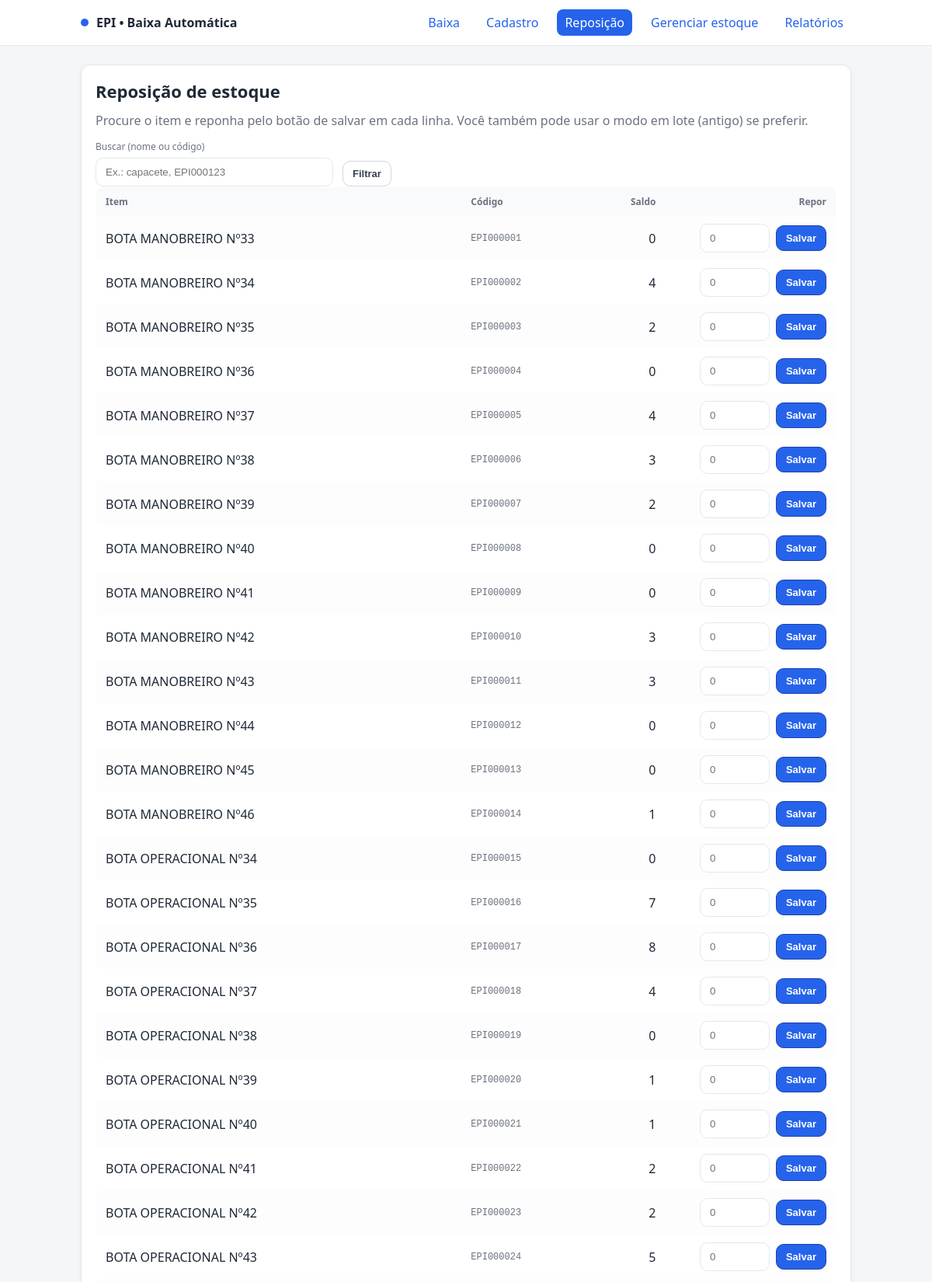
/repor (upper part), run on the app's committed database.
### tables this page shows
CREATE TABLE itens (
                id INTEGER PRIMARY KEY AUTOINCREMENT,
                nome TEXT NOT NULL,
                codigo TEXT UNIQUE NOT NULL,
                saldo INTEGER NOT NULL
            );

### app_epi.py (the view, shortened to what this page needs)
@app.route("/repor", methods=["GET", "POST"])
@login_required_for(methods=("POST",))
def repor():
    conn = get_db_connection()
    cur = conn.cursor()
    q = (request.args.get("q") or "").strip()
    if q:
        like = f"%{q}%"
        cur.execute("""
            SELECT * FROM itens
            WHERE nome LIKE ? OR codigo LIKE ?
            ORDER BY nome
        """, (like, like))
    else:
        cur.execute("SELECT * FROM itens ORDER BY nome")
    itens = cur.fetchall()
    conn.close()
    return render_template("repor.html", itens=itens, q=q)

### app_epi.py (called while the page is built)
def login_required_for(methods=("POST",)):
    methods = set(m.upper() for m in methods)
    def deco(view):
        @wraps(view)
        def wrapped(*args, **kwargs):
            if request.method.upper() in methods and not session.get("user"):
                session["next_url"] = request.full_path if request.query_string else request.path
                return redirect(url_for("login"))
            return view(*args, **kwargs)
        return wrapped
    return deco

def get_db_connection():
    conn = sqlite3.connect('estoque.db')
    conn.row_factory = sqlite3.Row
    conn.execute("PRAGMA foreign_keys = ON")
    return conn

### templates/repor.html (shortened to what this page needs)
{% extends "base.html" %}
{% block content %}
<h1>Reposição de estoque</h1>
<p class="page-sub muted">Procure o item e reponha pelo botão de salvar em cada linha. Você também pode usar o modo em lote (antigo) se preferir.</p>
<form method="GET" class="form-line" id="form-repor-busca" autocomplete="off">
  <div>
    <label for="q">Buscar (nome ou código)</label>
    <input class="input" type="text" id="q" name="q" value="{{ q or '' }}" placeholder="Ex.: capacete, EPI000123">
  </div>
  <div class="form-actions">
    <button class="btn outline" type="submit">Filtrar</button>
  </div>
</form>
<table class="table">
  <thead>
    <tr>
      <th>Item</th>
      <th>Código</th>
      <th style="text-align:right">Saldo</th>
      <th style="width: 220px; text-align:right">Repor</th>
    </tr>
  </thead>
  <tbody>
    {% for it in itens %}
    <tr>
      <td class="nome-item">{{ it.nome }}</td>
      <td class="small codigo-item">{{ it.codigo }}</td>
      <td style="text-align:right">{{ it.saldo }}</td>
      <td style="text-align:right">
        <form method="POST" class="actions-inline" style="justify-content:flex-end;">
          <input class="input" type="number" name="qtd" min="1" step="1" placeholder="0" style="width: 90px;">
          <button class="btn primary" type="submit">Salvar</button>
        </form>
      </td>
    </tr>
    {% endfor %}
  </tbody>
</table>
{% endblock %}

### static/style.css (style rules this page uses)
:root { --bg: #f5f6fa; --card: #ffffff; --muted: #6b7280; --text: #1f2937; --accent: #2563eb; --accent-2: #4f46e5; --danger: #dc2626; --success: #16a34a; --border: #e5e7eb; --radius: 12px; --line:#eef0f3; --zebra:#fafbff; --hover:#f0f6ff; --blue:#2563eb; --blue-2:#1d4ed8; --blue-3:#1e40af; --red:#ef4444; --red-2:#b91c1c; --red-bg:#fee2e2; --green:#10b981; --amber:#f59e0b; }
* { box-sizing: border-box; }
html, body { height: 100%; }
body { margin: 0; font-family: system-ui, -apple-system, Segoe UI, Roboto; background: var(--bg); color: var(--text); }
h1 { font-size:22px; margin:0 0 12px; }
p.muted { color: var(--muted); margin:6px 0 14px; }
.small { font-size:12px; color: var(--muted); }
.page-sub { margin:0 0 16px 0; }
label { font-size:12px; color: var(--muted); margin-bottom:6px; display:block; }
.input, input[type="text"], input[type="number"], select, textarea { width:100%; background:#fff; color:var(--text); border:1px solid var(--border); border-radius:10px; padding:10px 12px; outline:none; }
.btn { display:inline-flex; align-items:center; justify-content:center; gap:6px; padding:8px 12px; border-radius:10px; border:1px solid transparent; cursor:pointer; text-decoration:none; font-weight:600; font-size:13px; background:#fff; color:#374151; }
.btn.primary { background:#2563eb; border-color:#1e40af; color:#fff; }
.btn.outline { background:#fff; border-color:#d1d5db; color:#374151; }
.table { width:100%; border-collapse:collapse; overflow:hidden; border-radius:8px; border:1px solid var(--border); }
.table th, .table td { padding:10px 12px; text-align:left; }
.table thead th { font-size:12px; color:var(--muted); background:#f9fafb; }
.table tbody tr { background:#fff; }
.table tbody tr:nth-child(odd) { background:#fdfdfd; }
.table td:last-child { text-align:right; }
.nome-item { font-weight:500; }
.codigo-item { font-family: ui-monospace, SFMono-Regular, Menlo, Consolas, "Liberation Mono", monospace; color:#6b7280; }
.actions-inline { display:inline-flex; gap:8px; align-items:center; justify-content:flex-end; }
.form-line { display:grid; grid-template-columns:1fr 1fr 1fr auto; gap:12px; align-items:end; }

### data on the page
itens: nome "BOTA MANOBREIRO Nº33", codigo "EPI000001", saldo "0"
itens: nome "BOTA MANOBREIRO Nº34", codigo "EPI000002", saldo "4"
itens: nome "BOTA MANOBREIRO Nº35", codigo "EPI000003", saldo "2"
itens: nome "BOTA MANOBREIRO Nº36", codigo "EPI000004", saldo "0"
itens: nome "BOTA MANOBREIRO Nº37", codigo "EPI000005", saldo "4"
itens: nome "BOTA MANOBREIRO Nº38", codigo "EPI000006", saldo "3"
itens: nome "BOTA MANOBREIRO Nº39", codigo "EPI000007", saldo "2"
itens: nome "BOTA MANOBREIRO Nº40", codigo "EPI000008", saldo "0"
itens: nome "BOTA MANOBREIRO Nº41", codigo "EPI000009", saldo "0"
itens: nome "BOTA MANOBREIRO Nº42", codigo "EPI000010", saldo "3"
itens: nome "BOTA MANOBREIRO Nº43", codigo "EPI000011", saldo "3"
itens: nome "BOTA MANOBREIRO Nº44", codigo "EPI000012", saldo "0"
itens: nome "BOTA MANOBREIRO Nº45", codigo "EPI000013", saldo "0"
itens: nome "BOTA MANOBREIRO Nº46", codigo "EPI000014", saldo "1"
itens: nome "BOTA OPERACIONAL Nº34", codigo "EPI000015", saldo "0"
itens: nome "BOTA OPERACIONAL Nº35", codigo "EPI000016", saldo "7"
itens: nome "BOTA OPERACIONAL Nº36", codigo "EPI000017", saldo "8"
itens: nome "BOTA OPERACIONAL Nº37", codigo "EPI000018", saldo "4"
itens: nome "BOTA OPERACIONAL Nº38", codigo "EPI000019", saldo "0"
itens: nome "BOTA OPERACIONAL Nº39", codigo "EPI000020", saldo "1"
itens: nome "BOTA OPERACIONAL Nº40", codigo "EPI000021", saldo "1"
itens: nome "BOTA OPERACIONAL Nº41", codigo "EPI000022", saldo "2"
itens: nome "BOTA OPERACIONAL Nº42", codigo "EPI000023", saldo "2"
itens: nome "BOTA OPERACIONAL Nº43", codigo "EPI000024", saldo "5"
